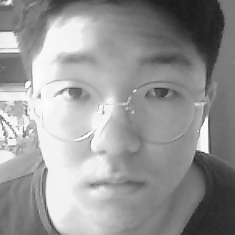
#> input picture Project based learning/playground/test/dataset/user.1.1.jpg, 235 x 235 px; its folder holds only this picture in this run
$ python face-train.py   (older library calls are emulated)
#> lines starting #> are read from the running program, lines starting #| are printed output that depends on the picture
import cv2
import os
import numpy as np
from PIL import Image


face_cascade = cv2.CascadeClassifier('C:\\Users\\jwchu\Documents\\schoolFiles\\Project based '
                                     'learning\\playground\\test\\haarcascades\\haarcascade_frontalface_default.xml')
recognizer = cv2.face.LBPHFaceRecognizer_create()

BASE_DIR = os.path.dirname(os.path.abspath(__file__))
image_dir = os.path.join(BASE_DIR, "dataset")

print(BASE_DIR)

current_id = 0
label_ids = {}
y_label = []
x_train = []

for root, dirs, files in os.walk(image_dir):
    print(root, dirs, files)
    for file in files:
        if file.endswith('png') or file.endswith('jpg'):
            path = os.path.join(root, file)
            label = os.path.basename(root).replace(" ", "-").lower()
            if label not in label_ids:
                label_ids[label] = current_id
                current_id += 1

            # 아이디 빙빙
            id_ = label_ids[label]
            print(label, "레이블, 아이디", id_)

            # gray scaled 이미지 빙빙
            grayScaled_image = Image.open(path).convert("L")
#> grayScaled_image is the input picture: PIL image 235x235 L; min 20, max 255, mean 150.7

            size = (320, 320)

            # 안티에리어시드 이미지 빙빙
            final_image = grayScaled_image.resize(size, Image.ANTIALIAS)

            # 배열 형태로 빙빙
            image_array = np.array(final_image, "uint8")

            # 얼굴 케스케이드 빙빙
            faces = face_cascade.detectMultiScale(image_array, scaleFactor=1.1, minNeighbors=5)
#> faces = [[45, 38, 112, 112], [16, 23, 283, 283]]

            for (x, y, w, h) in faces:
                regionOfInterest = image_array[y: y + h, x: x + w]
                x_train.append(regionOfInterest)
                y_label.append(id_)
#> this loop made 2 passes
#> pass 1, `regionOfInterest = image_array[y: y + h, x: x + w]`:
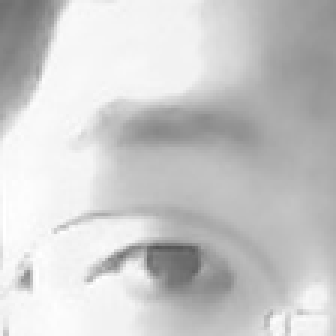
#> regionOfInterest: shape (112, 112) (shown 3 times larger); min 83, max 255, mean 202.7
#> pass 2, `regionOfInterest = image_array[y: y + h, x: x + w]`:
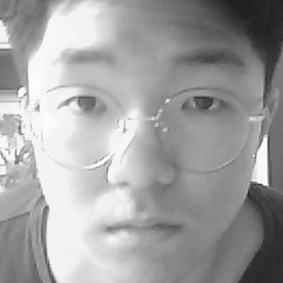
#> regionOfInterest: shape (283, 283); min 28, max 255, mean 160.6
#> after the loop, x_train = 2 items; y_label = [0, 0]

print(label_ids)
recognizer.train(x_train, np.array(y_label))
recognizer.save("recognizers/face-trainer.yml")
